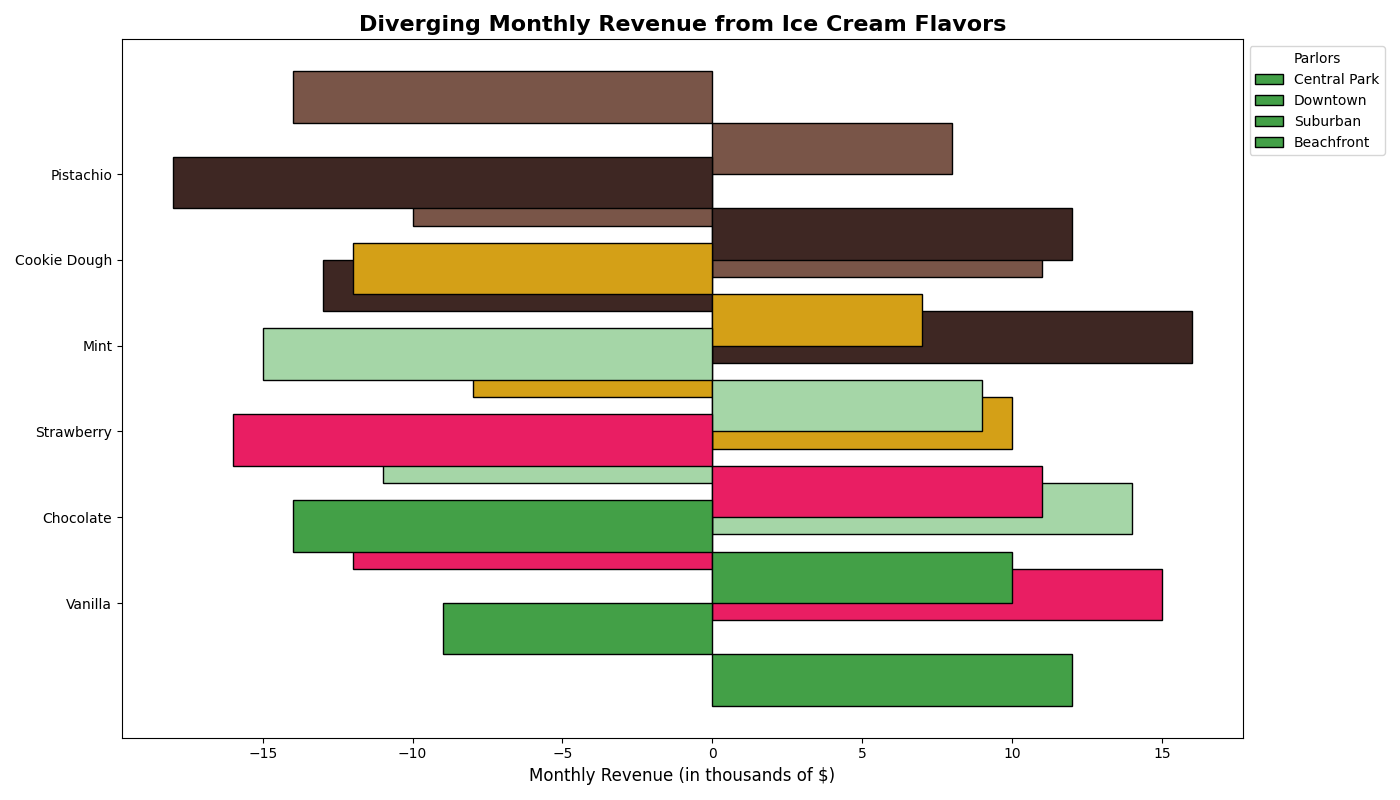

The script that drew this image:
import matplotlib.pyplot as plt
import numpy as np

flavors = ['Vanilla', 'Chocolate', 'Strawberry', 'Mint', 'Cookie Dough', 'Pistachio']

parlor_data = {
    'Central Park': [12, 15, 14, 10, 16, 11],
    'Downtown': [-9, -12, -11, -8, -13, -10],
    'Suburban': [10, 11, 9, 7, 12, 8],
    'Beachfront': [-14, -16, -15, -12, -18, -14]
}

# Shuffled colors
flavor_colors = ['#43A047', '#E91E63', '#A5D6A7', '#D4A017', '#3E2723', '#795548']

fig, ax = plt.subplots(figsize=(14, 8))
bar_width = 0.6

for i, (parlor, revenue) in enumerate(parlor_data.items()):
    offset = i * bar_width
    ax.barh(np.arange(len(flavors)) + offset, revenue, color=flavor_colors, 
            edgecolor='black', height=bar_width, label=parlor)

ax.set_yticks(np.arange(len(flavors)) + (len(parlor_data) * bar_width) / 2 - bar_width / 2)
ax.set_yticklabels(flavors)
ax.set_xlabel('Monthly Revenue (in thousands of $)', fontsize=12)
ax.set_title('Diverging Monthly Revenue from Ice Cream Flavors', fontsize=16, fontweight='bold')

ax.legend(title='Parlors', fontsize=10, loc='upper left', bbox_to_anchor=(1, 1))

plt.tight_layout()
plt.show()
